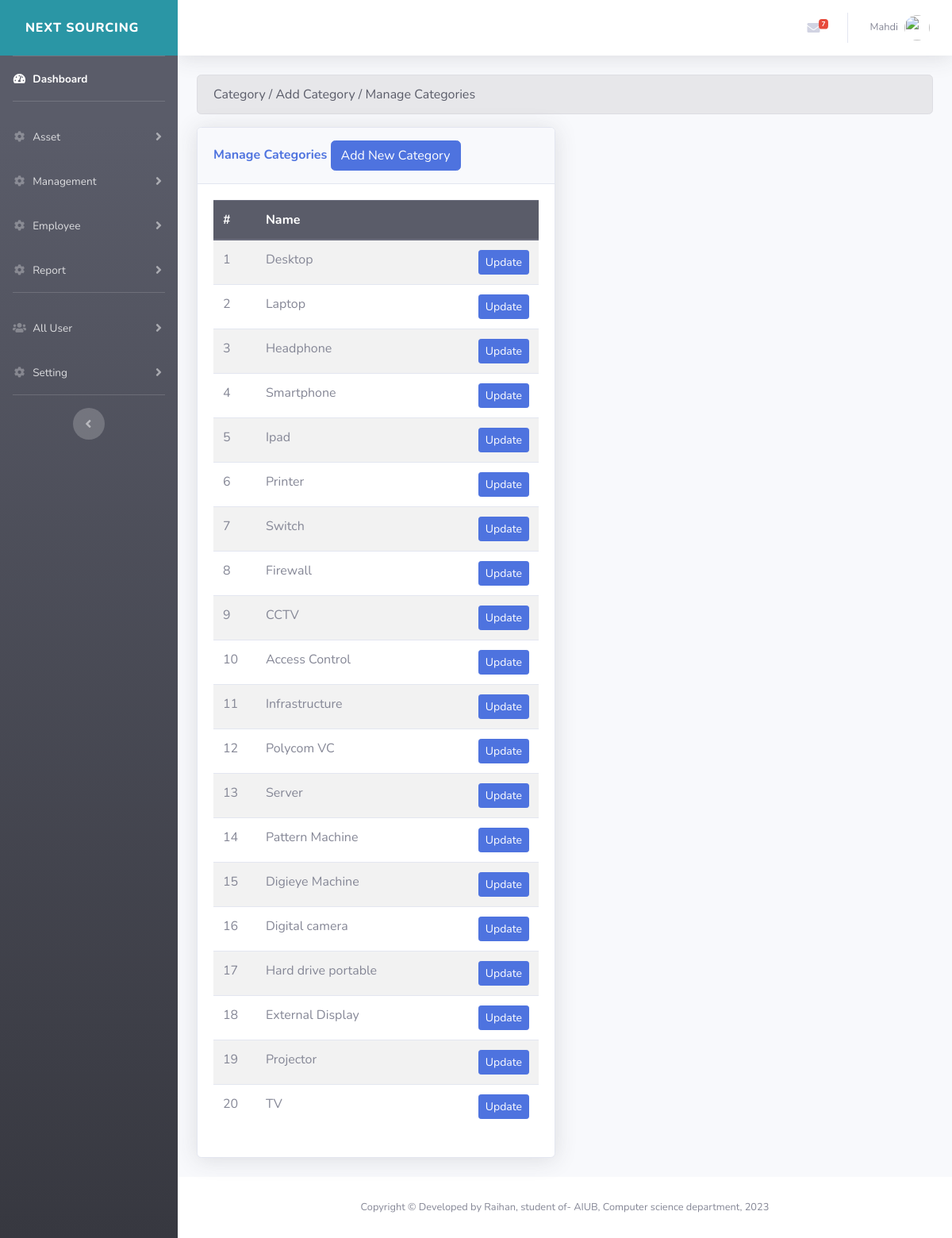
Page /admin/managecategory.php (signed in) on the committed database.
### tables this page shows
CREATE TABLE `theme` (
  `id` int(1) NOT NULL,
  `theme` varchar(255) NOT NULL,
  `banner` varchar(18) NOT NULL,
  `rate` int(255) NOT NULL
);

CREATE TABLE `categories` (
  `category_id` int(4) NOT NULL,
  `category_name` varchar(200) NOT NULL
);

### admin/managecategory.php (the view, shortened to what this page needs)
    <?php include "includes/header.php"; ?>
<div class="container-fluid">
    <div class="ml-.5 text-gray-800 alert alert-secondary">Category / Add Category / Manage Categories</div>
    <div class="row">
        <div class="col-md-6">
            <div class="card shadow mb-4">
                <div class="card-header py-3">
                    <h6 class="m-0 font-weight-bold text-primary">
                        Manage Categories
                        <button class="btn btn-primary" data-toggle="modal" data-target="#addCategoryModal">Add New Category</button>
                    </h6>
                </div>
                <div class="card-body">
                    <table class="table table-striped">
                        <thead class="thead-dark">
                            <tr>
                                <th>#</th>
                                <th>Name</th>
                                <th  class="text-right"></th>
                            </tr>
                        </thead>
                        <tbody>
                            <?php
                            $query = "SELECT * FROM categories";
                            $select_all_category = mysqli_query($connection, $query);
                            $i = 0;
                            while ($row = mysqli_fetch_assoc($select_all_category)) {
                                $cat_id = $row['category_id'];
                                $cat_name = $row['category_name'];
                                $i++;
                                ?>
                                <tr>
                                    <td><?php echo $i; ?></td>
                                    <td width="60%"><?php echo $cat_name; ?></td>
                                    <td class="text-right">
                                        <div class="btn-group" >
                                        <?php if ($update_role == 1){ ?>
                                            <a href="#" class="btn btn-primary btn-sm" data-toggle="modal" data-target="#updateCategoryModal<?php echo $cat_id; ?>">Update</a>
                                            <?php } ?>
                                        </div>
                                    </td>
                                </tr>
                            <?php } ?>
                        </tbody>
                    </table>
                </div>
            </div>
        </div>
    </div>
</div>
</div>
<?php include "includes/footer.php"; ?>

### admin/includes/header.php (shortened to what this page needs)
<?php include"../includes/db.php"; ?>
<?php
   $the_role = $_SESSION['role'];
   $the_user = $_SESSION['uname'];
?>
<?php
$query = "SELECT * FROM users WHERE username = '$the_user'";
$stmt = $connection->prepare($query);
$stmt->execute();
$result = $stmt->get_result();
if ($the_role == $_SESSION['role']) {
    $user_data = $result->fetch_assoc();
    if ($user_data) {
        $update_role = $user_data['update_role'];
    } else {
        echo "No user data found.";
    }
} else {
    echo "Role mismatch.";
}
?>
<!DOCTYPE html>
<html lang="en">
<head>
  <link href="vendor/fontawesome-free/css/all.min.css" rel="stylesheet" type="text/css">
  <link href="css/sb-admin-2.css" rel="stylesheet">
<link href="https://cdn.datatables.net/1.13.6/css/jquery.dataTables.min.css" rel="stylesheet">
</head>
<body id="page-top">
  <div id="wrapper">
    <?php include "navbar.php"; ?>

### admin/includes/navbar.php (shortened to what this page needs)
<?php
$query        = "SELECT * FROM theme ";
$select_theme = mysqli_query($connection, $query);
while($row=mysqli_fetch_assoc($select_theme)){
  $theme = $row['theme'];
  $banner = $row['banner'];}
  ?>
  <ul class="navbar-nav bg-gradient-<?php echo $theme;  ?> sidebar sidebar-dark accordion" id="accordionSidebar">
    <a class="bg-info sidebar-brand d-flex align-items-center " href="dashboard.php">
     <div class="sidebar-brand-text mx-3"><?php echo $banner; ?></div>
   </a>
   <hr class="sidebar-divider my-0">
   <li class="nav-item active">
    <a class="nav-link" href="dashboard.php">
      <i class="fas fa-fw fa-tachometer-alt"></i>
      <span>Dashboard</span></a>
    </li>
    <hr class="sidebar-divider">
    <li class="nav-item">
      <a class="nav-link collapsed" href="#" data-toggle="collapse" data-target="#collapsefive2" aria-expanded="true" aria-controls="collapsefive2">
        <i class="fas fa-fw fa-cog"></i>
        <span>Asset</span>
      </a>
    </li>
<li class="nav-item">
  <a class="nav-link collapsed" href="#" data-toggle="collapse" data-target="#collapseParent" aria-expanded="true" aria-controls="collapseParent">
    <i class="fas fa-fw fa-cog"></i>
    <span>Management</span>
  </a>
</li>
<li class="nav-item">
  <a class="nav-link collapsed" href="#" data-toggle="collapse" data-target="#collapsefive" aria-expanded="true" aria-controls="collapsefive">
    <i class="fas fa-fw fa-cog"></i>
    <span>Employee</span>
  </a>
</li>
<li class="nav-item">
  <a class="nav-link collapsed" href="#" data-toggle="collapse" data-target="#collapseSix" aria-expanded="true" aria-controls="collapsefive">
    <i class="fas fa-fw fa-cog"></i>
    <span>Report</span>
  </a>
</li>
<hr class="sidebar-divider">
<li class="nav-item">
  <a class="nav-link collapsed" href="#" data-toggle="collapse" data-target="#alluser" aria-expanded="true" aria-controls="alluser">
    <i class="fas fa-fw fa-users"></i>
    <span>All User</span>
  </a>
</li>
<li class="nav-item">
  <a class="nav-link collapsed" href="#" data-toggle="collapse" data-target="#collapsesix" aria-expanded="true" aria-controls="collapsesix">
    <i class="fas fa-fw fa-cog"></i>
    <span>Setting</span>
  </a>
</li>
<hr class="sidebar-divider d-none d-md-block">
<div class="text-center d-none d-md-inline">
  <button class="rounded-circle border-0" id="sidebarToggle"></button>
</div>
</ul>
<div id="content-wrapper" class="d-flex flex-column">
  <div id="content">
    <nav class="navbar navbar-expand navbar-light bg-white topbar mb-4 static-top shadow">
      <ul class="navbar-nav ml-auto">
    <li class="nav-item dropdown no-arrow mx-1">
      <a class="nav-link dropdown-toggle" href="#" id="messagesDropdown" role="button" data-toggle="dropdown" aria-haspopup="true" aria-expanded="false">
        <i class="fas fa-envelope fa-fw"></i>
        <span class="badge badge-danger badge-counter">7</span>
      </a>
    </li>
    <li class="nav-item dropdown no-arrow">
      <a class="nav-link dropdown-toggle" href="#" id="userDropdown" role="button" data-toggle="dropdown" aria-haspopup="true" aria-expanded="false">
        <span class="mr-2 d-none d-lg-inline text-gray-600 small"><?php echo $_SESSION['fname']; ?></span>
        <img class="img-profile rounded-circle" src="img/users/<?php echo $_SESSION['avater']; ?>">
      </a>
    </li>
  </ul>
</nav>

### admin/includes/footer.php (shortened to what this page needs)
      <footer class="sticky-footer bg-white">
        <div class="container my-auto">
          <div class="copyright text-center my-auto">
            <span>Copyright &copy; Developed by Raihan, student of- AIUB, Computer science department, 2023</span>
          </div>
        </div>
      </footer>
    </div>
  </div>
</body>
</html>

### rows in the picture
theme: banner "NEXT SOURCING"
categories: category_name "Desktop"
categories: category_name "Laptop"
categories: category_name "Headphone"
categories: category_name "Smartphone"
categories: category_name "Ipad"
categories: category_name "Printer"
categories: category_name "Switch"
categories: category_name "Firewall"
categories: category_name "CCTV"
categories: category_name "Access Control"
categories: category_name "Infrastructure"
categories: category_name "Polycom VC"
categories: category_name "Server"
categories: category_name "Pattern Machine"
categories: category_name "Digieye Machine"
categories: category_name "Digital camera"
categories: category_name "Hard drive portable"
categories: category_name "External Display"
categories: category_name "Projector"
categories: category_name "TV"

### other values in the picture
$_SESSION['fname'] "Mahdi"
